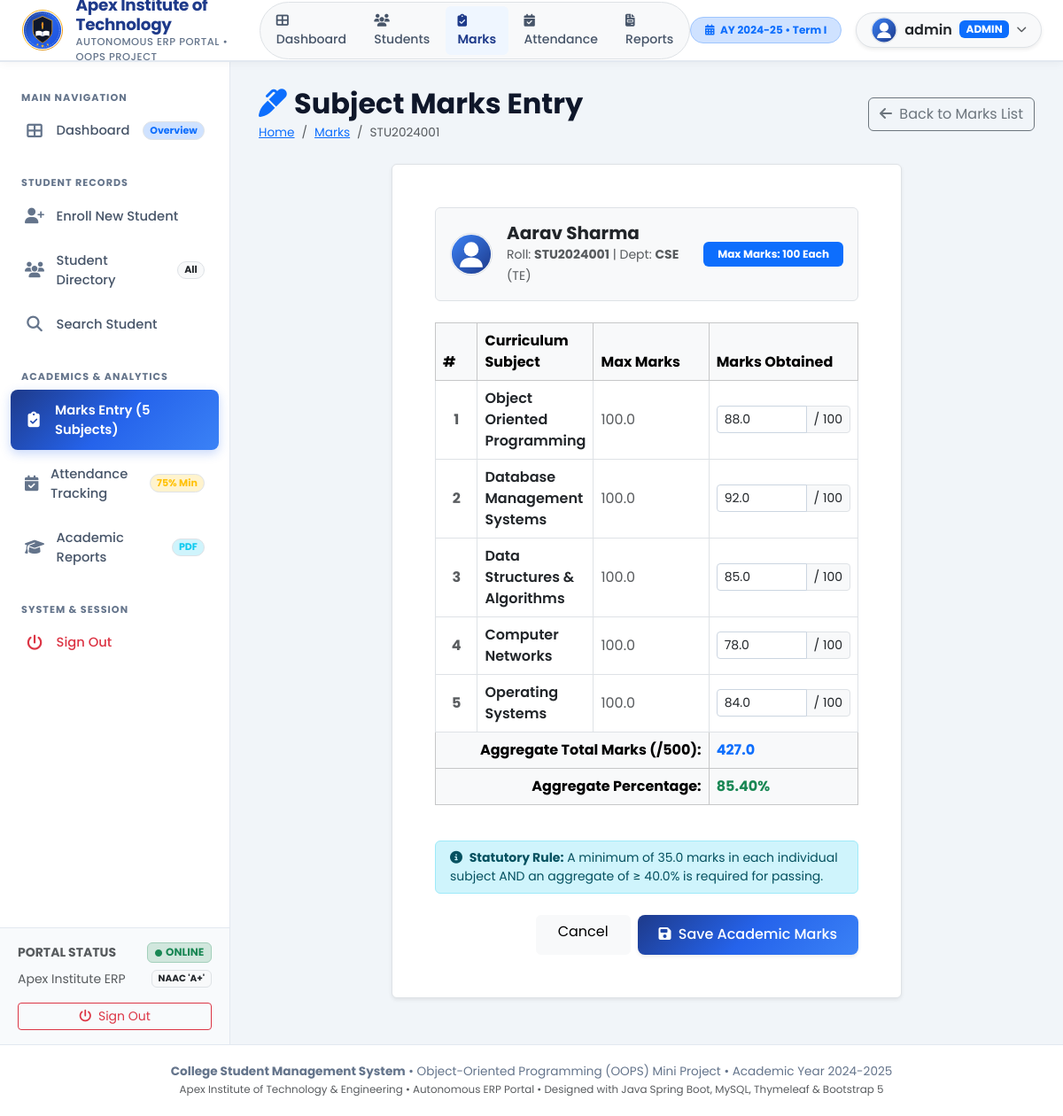
Screenshot of /marks/entry/1 (signed in) with the database file from the repository.
### tables this page shows
CREATE TABLE students (
        id INTEGER PRIMARY KEY AUTOINCREMENT,
        student_id TEXT UNIQUE NOT NULL,
        name TEXT NOT NULL,
        department TEXT NOT NULL,
        class_year TEXT NOT NULL,
        email TEXT UNIQUE NOT NULL,
        phone TEXT NOT NULL,
        address TEXT,
        dob TEXT NOT NULL,
        gender TEXT NOT NULL,
        admission_date TEXT NOT NULL
    );

CREATE TABLE marks (
        id INTEGER PRIMARY KEY AUTOINCREMENT,
        student_id INTEGER NOT NULL,
        subject TEXT NOT NULL,
        marks_obtained REAL NOT NULL,
        max_marks REAL DEFAULT 100.0,
        FOREIGN KEY (student_id) REFERENCES students(id) ON DELETE CASCADE
    );

### server.py (the view, shortened to what this page needs)
@app.route('/marks/entry/<int:id>', methods=['GET', 'POST'])
@login_required
def marks_entry(id):
    conn = get_db()
    cursor = conn.cursor()
    cursor.execute('SELECT * FROM students WHERE id = ?', (id,))
    student = cursor.fetchone()
    if not student:
        conn.close()
        flash('Student record not found.', 'error')
        return redirect(url_for('marks_list'))
    cursor.execute('SELECT subject, marks_obtained FROM marks WHERE student_id = ?', (id,))
    marks_dict = {row['subject']: row['marks_obtained'] for row in cursor.fetchall()}
    conn.close()
    return render_template('marks_entry.html', active_page='marks', student=student, marks_dict=marks_dict)

### server.py (called while the page is built)
def get_db():
    conn = sqlite3.connect(DB_PATH)
    conn.row_factory = sqlite3.Row
    return conn

def login_required(f):
    @wraps(f)
    def decorated_function(*args, **kwargs):
        if 'username' not in session:
            flash('Please sign in to access the ERP Portal.', 'error')
            return redirect(url_for('login'))
        return f(*args, **kwargs)
    return decorated_function

### web_templates/marks_entry.html (shortened to what this page needs)
{% extends "layout.html" %}
{% block content %}
<div class="page-title-box d-flex justify-content-between align-items-center mb-4">
    <div>
        <h2 class="fw-bold mb-1"><i class="fas fa-marker text-primary me-2"></i>Subject Marks Entry</h2>
        <nav aria-label="breadcrumb">
            <ol class="breadcrumb mb-0">
                <li class="breadcrumb-item"><a href="/dashboard">Home</a></li>
                <li class="breadcrumb-item"><a href="/marks">Marks</a></li>
                <li class="breadcrumb-item active" aria-current="page">{{ student.student_id }}</li>
            </ol>
        </nav>
    </div>
    <div>
        <a href="/marks" class="btn btn-outline-secondary">
            <i class="fas fa-arrow-left me-1"></i> Back to Marks List
        </a>
    </div>
</div>
<div class="row justify-content-center">
    <div class="col-lg-8">
        <div class="custom-card p-4 p-md-5 bg-white rounded border shadow-sm">
            <div class="d-flex align-items-center justify-content-between p-3 bg-light rounded border mb-4">
                <div class="d-flex align-items-center gap-3">
                    <img src="/static/images/avatar.svg" width="48" height="48" class="rounded-circle border">
                    <div>
                        <h5 class="fw-bold mb-0 text-dark">{{ student.name }}</h5>
                        <small class="text-muted">Roll: <strong>{{ student.student_id }}</strong> | Dept: <strong>{{ student.department }}</strong> ({{ student.class_year }})</small>
                    </div>
                </div>
                <span class="badge bg-primary px-3 py-2">Max Marks: 100 Each</span>
            </div>
            <form action="/marks/entry/{{ student.id }}" method="post" id="marksForm">
                <div class="table-responsive mb-4">
                    <table class="table table-bordered align-middle">
                        <thead class="table-light">
                            <tr>
                                <th style="width: 50px;">#</th>
                                <th>Curriculum Subject</th>
                                <th style="width: 140px;">Max Marks</th>
                                <th style="width: 180px;">Marks Obtained</th>
                            </tr>
                        </thead>
                        <tbody>
                            {% set subjects = [
                                'Object Oriented Programming',
                                'Database Management Systems',
                                'Data Structures & Algorithms',
                                'Computer Networks',
                                'Operating Systems'
                            ] %}
                            {% for sub in subjects %}
                            <tr>
                                <td class="text-center fw-bold text-muted">{{ loop.index }}</td>
                                <td class="fw-semibold text-dark">{{ sub }}</td>
                                <td class="text-muted">100.0</td>
                                <td>
                                    <div class="input-group input-group-sm">
                                        <input type="number" step="0.5" min="0" max="100" class="form-control mark-input"
                                               name="subject_{{ loop.index0 }}"
                                               value="{{ marks_dict.get(sub, 0.0) }}"
                                               required>
                                        <span class="input-group-text">/ 100</span>
                                    </div>
                                </td>
                            </tr>
                            {% endfor %}
                        </tbody>
                        <tfoot class="table-light">
                            <tr>
                                <th colspan="3" class="text-end">Aggregate Total Marks (/500):</th>
                                <th id="totalMarksPreview" class="fw-bold text-primary">0.0</th>
                            </tr>
                            <tr>
                                <th colspan="3" class="text-end">Aggregate Percentage:</th>
                                <th id="percentagePreview" class="fw-bold text-success">0.0%</th>
                            </tr>
                        </tfoot>
                    </table>
                </div>
                <div class="alert alert-info py-2 small mb-4">
                    <i class="fas fa-info-circle me-1"></i>
                    <strong>Statutory Rule:</strong> A minimum of 35.0 marks in each individual subject AND an aggregate of &ge; 40.0% is required for passing.
                </div>
                <div class="d-flex justify-content-end gap-2">
                    <a href="/marks" class="btn btn-light px-4">Cancel</a>
                    <button type="submit" class="btn btn-primary px-4 shadow-sm">
                        <i class="fas fa-save me-1"></i> Save Academic Marks
                    </button>
                </div>
            </form>
        </div>
    </div>
</div>
{% endblock %}

### target/classes/static/css/style.css (style rules this page uses)
:root { --primary-blue: #1e3a8a; --primary-hover: #172554; --accent-blue: #2563eb; --accent-light: #eff6ff; --accent-gradient: linear-gradient(135deg, #1e3a8a 0%, #2563eb 50%, #3b82f6 100%); --bg-main: #f1f5f9; --card-bg: #ffffff; --text-primary: #0f172a; --text-muted: #64748b; --border-color: #e2e8f0; --success-color: #10b981; --warning-color: #f59e0b; --danger-color: #ef4444; --sidebar-width: 260px; --navbar-height: 70px; --transition-smooth: all 0.25s cubic-bezier(0.4, 0, 0.2, 1); }
* { margin: 0; padding: 0; box-sizing: border-box; }
body { font-family: 'Poppins', -apple-system, BlinkMacSystemFont, 'Segoe UI', Roboto, sans-serif; background-color: var(--bg-main); color: var(--text-primary); min-height: 100vh; display: flex; flex-direction: column; }
.page-title-box { display: flex; align-items: center; justify-content: space-between; margin-bottom: 1.75rem; flex-wrap: wrap; gap: 1rem; }
.page-title-box .breadcrumb { margin: 0; font-size: 0.85rem; }
.custom-card { background: var(--card-bg); border-radius: 12px; border: 1px solid var(--border-color); box-shadow: 0 2px 8px rgba(0, 0, 0, 0.04); transition: var(--transition-smooth); margin-bottom: 1.5rem; overflow: hidden; }
.form-control, .form-select { border-radius: 8px; border: 1px solid #cbd5e1; padding: 0.65rem 0.95rem; font-size: 0.9rem; transition: var(--transition-smooth); }
.btn-primary { background: var(--accent-gradient); border: none; font-weight: 500; border-radius: 8px; padding: 0.65rem 1.4rem; transition: var(--transition-smooth); }

### rows the page displays
students: student_id "STU2024001", name "Aarav Sharma", department "CSE", class_year "TE"
marks: subject "Object Oriented Programming", get "88.0"
marks: subject "Database Management Systems", get "92.0"
marks: subject "Data Structures & Algorithms", get "85.0"
marks: subject "Computer Networks", get "78.0"
marks: subject "Operating Systems", get "84.0"

### other values shown
{{ session.get('username', 'admin') }} "admin"
{{ session.get('role', 'ADMIN') }} "ADMIN"
